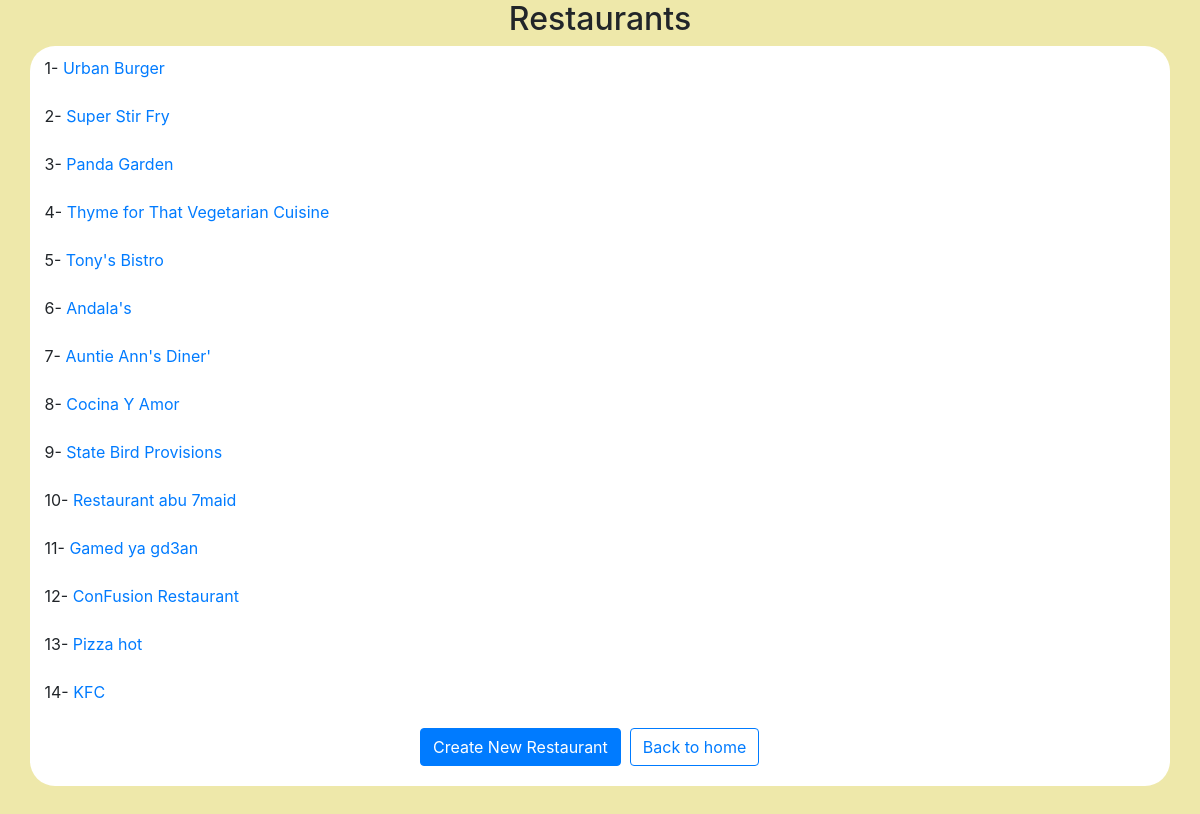
The page /restaurants/ on the database its author committed.
### database_setup.py (models this page shows, shortened)
class Restaurant(Base):
    __tablename__ = 'restaurant'
    id = Column(Integer, primary_key=True)
    name = Column(String(80), nullable=False, primary_key=False)

### final_project.py (the view)
@app.route('/restaurants/')
def show_restaurants():
    DBSession = sessionmaker(bind=engine)
    session = DBSession()
    restaurants = session.query(Restaurant).all()
    print('GET !!!  ! ! ! ! !')
    return render_template('show_restaurants.html', restaurants=restaurants)

### templates/show_restaurants.html (shortened to what this page needs)
<!DOCTYPE html>
<html lang="en">
<head>
    <link rel="stylesheet" href="https://stackpath.bootstrapcdn.com/bootstrap/4.3.1/css/bootstrap.min.css"
>
</head>
<body style="background-color: palegoldenrod">
<div class="container">
    <h2 style="text-align: center">Restaurants</h2>
    <div class="row" style="background-color: white; border-radius: 25px; padding: 10px;">
        <div>
            {% for restaurant in restaurants %}
            <span>&nbsp;{{restaurant.id}}-</span>
            <a href="{{url_for('show_menu', restaurant_id=restaurant.id)}}">{{restaurant.name}}</a>
            <br><br>
            {% endfor %}
            <span style="text-align: center; float: left; margin-left: 380px">
            <form action="{{url_for('new_restaurant')}}" method="get">
                <button class="btn btn-primary" type="submit">Create New Restaurant</button>
            </form>
        </span>&nbsp;&nbsp;
            <span style="float: right; margin-right: 200px;">
            <form action="{{url_for('main')}}" method="get">
                <button class="btn btn-outline-primary">Back to home</button>
            </form>
        </span>
            <br><br>
        </div>
    </div>
    <br><br>
</div>
</body>
</html>

### rows shown on the page
Restaurant: id "1", name "Urban Burger"
Restaurant: id "2", name "Super Stir Fry"
Restaurant: id "3", name "Panda Garden"
Restaurant: id "4", name "Thyme for That Vegetarian Cuisine"
Restaurant: id "5", name "Tony's Bistro"
Restaurant: id "6", name "Andala's"
Restaurant: id "7", name "Auntie Ann's Diner'"
Restaurant: id "8", name "Cocina Y Amor"
Restaurant: id "9", name "State Bird Provisions"
Restaurant: id "10", name "Restaurant abu 7maid"
Restaurant: id "11", name "Gamed ya gd3an"
Restaurant: id "12", name "ConFusion Restaurant"
Restaurant: id "13", name "Pizza hot"
Restaurant: id "14", name "KFC"
